Frame 1 (no input): blank canvas, image omitted
Frame 60 (no input): blank canvas, image omitted
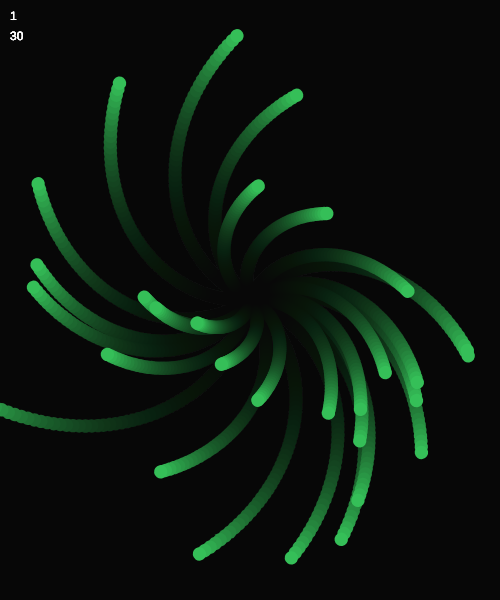
Frame 120 (the mouse pressed at the canvas centre since frame 60)

The p5.js sketch whose frames 1 and 60 were blank and that drew this single picture after the mouse press (run headless with seeded random() and noise() and a simulated clock; from frame 60 on, the mouse is pressed at the canvas centre):

// p5.js sketch
// ── sketch.js
"use strict";

let pSystems = [];

function setup() {
  createCanvas(500, 600);
}

function draw() {
  background(0,15);

  for (let i = 0; i < pSystems.length; i++) {
    pSystems[i].run();
  }
  
  for (let i = pSystems.length-1; i >= 0; i--) {
    if (pSystems[i].isEmpty) {
      pSystems.splice(i, 1);
    }
  }

  fill(255);
  text(pSystems.length, 10, 20);
  for (let i = 0; i < pSystems.length; i++) {
    text(pSystems[i].particles.length, 10, 40 + i * 10);
  }
}

function mousePressed() {
  // create a particle system
  pSystems.push(new ParticleSystem(mouseX, mouseY));
}










class Particle {
  constructor(x, y) {
    this.pos = createVector(x, y);
    this.vel = createVector(random(-3, 3), random(-3, 3));
    this.acc = createVector();

    this.isDone = false;
    this.lifespan = 1.0;
    this.lifeReduction = random(0.010, 0.001);
  }
  update() {
    this.vel.add(this.acc);
    this.pos.add(this.vel);
    this.acc.mult(0);
    // life

    if (this.lifespan > 0) {
      this.lifespan -= this.lifeReduction;
    } else {
      this.lifespan = 0;
      this.isDone = true;
    }
  }
  applyForce(f) {
    this.acc.add(f);
  }
  display() {
    push();
    translate(this.pos.x, this.pos.y);
    ellipse(0, 0, 10, 10);
    pop();
  }
}


class ParticleSystem {
  constructor(x, y) {
    this.particles = [];
    this.origin = createVector(x, y);
    this.scl = random(0.2, 1.8);
    this.clr = color(random(255),random(255),random(255));
    this.rotSpeed = random(-0.03, 0.03);
    this.isEmpty = false;

    for (let i = 0; i < 30; i++) {
      this.particles.push(new Particle(0, 0));
    }
  }
  run() {
    push();
    translate(this.origin.x, this.origin.y);
    scale(this.scl);
    rotate(frameCount * this.rotSpeed);
    
    noStroke();
    fill(this.clr);
    for (let i = this.particles.length - 1; i >= 0; i--) {
      let p = this.particles[i];
      p.update();
      p.display();
      if (p.isDone) {
        this.particles.splice(i, 1);
      }
    }
    if (this.particles.length == 0) {
      this.isEmpty = true;
    }
    pop();
  }
}



//
